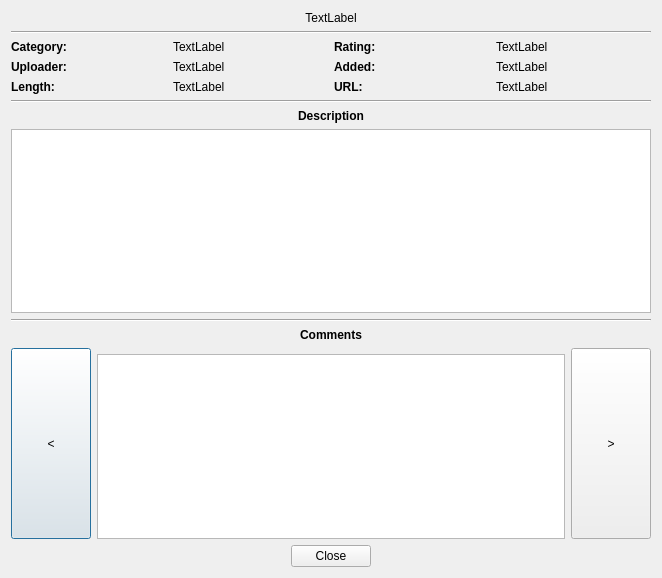
<?xml version="1.0" encoding="UTF-8"?>
<ui version="4.0">
 <class>YoutubeCommentsDialog</class>
 <widget class="QDialog" name="YoutubeCommentsDialog">
  <property name="geometry">
   <rect>
    <x>0</x>
    <y>0</y>
    <width>662</width>
    <height>578</height>
   </rect>
  </property>
  <property name="windowTitle">
   <string>Video information</string>
  </property>
  <property name="windowIcon">
   <iconset resource="youtubeviewer.qrc">
    <normaloff>:/images/res/youtube.png</normaloff>:/images/res/youtube.png</iconset>
  </property>
  <layout class="QVBoxLayout" name="verticalLayout_2">
   <item>
    <widget class="QLabel" name="titleLabel">
     <property name="text">
      <string>TextLabel</string>
     </property>
     <property name="alignment">
      <set>Qt::AlignCenter</set>
     </property>
    </widget>
   </item>
   <item>
    <widget class="Line" name="line_2">
     <property name="orientation">
      <enum>Qt::Horizontal</enum>
     </property>
    </widget>
   </item>
   <item>
    <layout class="QGridLayout" name="gridLayout">
     <item row="0" column="0">
      <widget class="QLabel" name="label">
       <property name="font">
        <font>
         <weight>75</weight>
         <bold>true</bold>
        </font>
       </property>
       <property name="text">
        <string>Category:</string>
       </property>
      </widget>
     </item>
     <item row="0" column="1">
      <widget class="QLabel" name="categoryLabel">
       <property name="text">
        <string>TextLabel</string>
       </property>
      </widget>
     </item>
     <item row="0" column="2">
      <widget class="QLabel" name="label_4">
       <property name="font">
        <font>
         <weight>75</weight>
         <bold>true</bold>
        </font>
       </property>
       <property name="text">
        <string>Rating:</string>
       </property>
      </widget>
     </item>
     <item row="0" column="3">
      <widget class="QLabel" name="ratingLabel">
       <property name="text">
        <string>TextLabel</string>
       </property>
      </widget>
     </item>
     <item row="1" column="0">
      <widget class="QLabel" name="label_2">
       <property name="font">
        <font>
         <weight>75</weight>
         <bold>true</bold>
        </font>
       </property>
       <property name="text">
        <string>Uploader:</string>
       </property>
      </widget>
     </item>
     <item row="1" column="1">
      <widget class="QLabel" name="uploaderLabel">
       <property name="text">
        <string>TextLabel</string>
       </property>
      </widget>
     </item>
     <item row="1" column="2">
      <widget class="QLabel" name="label_5">
       <property name="font">
        <font>
         <weight>75</weight>
         <bold>true</bold>
        </font>
       </property>
       <property name="text">
        <string>Added:</string>
       </property>
      </widget>
     </item>
     <item row="1" column="3">
      <widget class="QLabel" name="addedLabel">
       <property name="text">
        <string>TextLabel</string>
       </property>
      </widget>
     </item>
     <item row="2" column="0">
      <widget class="QLabel" name="label_3">
       <property name="font">
        <font>
         <weight>75</weight>
         <bold>true</bold>
        </font>
       </property>
       <property name="text">
        <string>Length:</string>
       </property>
      </widget>
     </item>
     <item row="2" column="1">
      <widget class="QLabel" name="lengthLabel">
       <property name="text">
        <string>TextLabel</string>
       </property>
      </widget>
     </item>
     <item row="2" column="2">
      <widget class="QLabel" name="label_6">
       <property name="font">
        <font>
         <weight>75</weight>
         <bold>true</bold>
        </font>
       </property>
       <property name="text">
        <string>URL:</string>
       </property>
      </widget>
     </item>
     <item row="2" column="3">
      <widget class="QLabel" name="urlLabel">
       <property name="text">
        <string>TextLabel</string>
       </property>
      </widget>
     </item>
    </layout>
   </item>
   <item>
    <widget class="Line" name="line_3">
     <property name="orientation">
      <enum>Qt::Horizontal</enum>
     </property>
    </widget>
   </item>
   <item>
    <widget class="QLabel" name="label_8">
     <property name="font">
      <font>
       <weight>75</weight>
       <bold>true</bold>
      </font>
     </property>
     <property name="text">
      <string>Description</string>
     </property>
     <property name="alignment">
      <set>Qt::AlignCenter</set>
     </property>
    </widget>
   </item>
   <item>
    <widget class="QTextEdit" name="descEdit">
     <property name="enabled">
      <bool>true</bool>
     </property>
     <property name="readOnly">
      <bool>true</bool>
     </property>
    </widget>
   </item>
   <item>
    <widget class="Line" name="line">
     <property name="orientation">
      <enum>Qt::Horizontal</enum>
     </property>
    </widget>
   </item>
   <item>
    <widget class="QLabel" name="label_7">
     <property name="font">
      <font>
       <weight>75</weight>
       <bold>true</bold>
      </font>
     </property>
     <property name="text">
      <string>Comments</string>
     </property>
     <property name="alignment">
      <set>Qt::AlignCenter</set>
     </property>
    </widget>
   </item>
   <item>
    <layout class="QHBoxLayout" name="horizontalLayout">
     <item>
      <widget class="QPushButton" name="backButton">
       <property name="sizePolicy">
        <sizepolicy hsizetype="Fixed" vsizetype="Expanding">
         <horstretch>0</horstretch>
         <verstretch>0</verstretch>
        </sizepolicy>
       </property>
       <property name="toolTip">
        <string>Go to previous page</string>
       </property>
       <property name="text">
        <string>&lt;</string>
       </property>
      </widget>
     </item>
     <item>
      <layout class="QVBoxLayout" name="verticalLayout">
       <item>
        <widget class="WaitView" name="waitView" native="true">
         <property name="sizePolicy">
          <sizepolicy hsizetype="Expanding" vsizetype="Expanding">
           <horstretch>0</horstretch>
           <verstretch>0</verstretch>
          </sizepolicy>
         </property>
        </widget>
       </item>
       <item>
        <widget class="QTextBrowser" name="commentsBrowser"/>
       </item>
      </layout>
     </item>
     <item>
      <widget class="QPushButton" name="nextButton">
       <property name="sizePolicy">
        <sizepolicy hsizetype="Fixed" vsizetype="Expanding">
         <horstretch>0</horstretch>
         <verstretch>0</verstretch>
        </sizepolicy>
       </property>
       <property name="toolTip">
        <string>Go to next page</string>
       </property>
       <property name="text">
        <string>&gt;</string>
       </property>
      </widget>
     </item>
    </layout>
   </item>
   <item>
    <widget class="QDialogButtonBox" name="buttonBox">
     <property name="orientation">
      <enum>Qt::Horizontal</enum>
     </property>
     <property name="standardButtons">
      <set>QDialogButtonBox::Close</set>
     </property>
     <property name="centerButtons">
      <bool>true</bool>
     </property>
    </widget>
   </item>
  </layout>
 </widget>
 <customwidgets>
  <customwidget>
   <class>WaitView</class>
   <extends>QWidget</extends>
   <header>waitview.h</header>
   <container>1</container>
  </customwidget>
 </customwidgets>
 <resources>
  <include location="youtubeviewer.qrc"/>
 </resources>
 <connections>
  <connection>
   <sender>buttonBox</sender>
   <signal>accepted()</signal>
   <receiver>YoutubeCommentsDialog</receiver>
   <slot>accept()</slot>
   <hints>
    <hint type="sourcelabel">
     <x>248</x>
     <y>254</y>
    </hint>
    <hint type="destinationlabel">
     <x>157</x>
     <y>274</y>
    </hint>
   </hints>
  </connection>
  <connection>
   <sender>buttonBox</sender>
   <signal>rejected()</signal>
   <receiver>YoutubeCommentsDialog</receiver>
   <slot>reject()</slot>
   <hints>
    <hint type="sourcelabel">
     <x>316</x>
     <y>260</y>
    </hint>
    <hint type="destinationlabel">
     <x>286</x>
     <y>274</y>
    </hint>
   </hints>
  </connection>
 </connections>
</ui>
